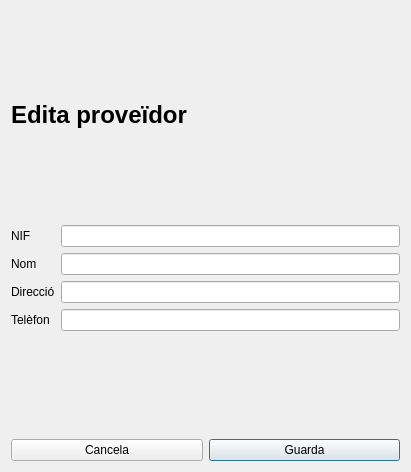
<?xml version="1.0" encoding="UTF-8"?>
<ui version="4.0">
 <class>EditVendor</class>
 <widget class="QWidget" name="EditVendor">
  <property name="geometry">
   <rect>
    <x>0</x>
    <y>0</y>
    <width>411</width>
    <height>472</height>
   </rect>
  </property>
  <property name="windowTitle">
   <string>Edita proveïdor</string>
  </property>
  <layout class="QVBoxLayout" name="verticalLayout_2">
   <item>
    <layout class="QVBoxLayout" name="verticalLayout">
     <item>
      <widget class="QLabel" name="labelTitle">
       <property name="sizePolicy">
        <sizepolicy hsizetype="Preferred" vsizetype="Preferred">
         <horstretch>1</horstretch>
         <verstretch>0</verstretch>
        </sizepolicy>
       </property>
       <property name="maximumSize">
        <size>
         <width>16777215</width>
         <height>16777215</height>
        </size>
       </property>
       <property name="font">
        <font>
         <pointsize>18</pointsize>
         <bold>true</bold>
        </font>
       </property>
       <property name="whatsThis">
        <string>&lt;html&gt;&lt;head/&gt;&lt;body&gt;&lt;p&gt;&lt;span style=&quot; font-size:18pt; font-weight:700;&quot;&gt;Nou proveïdor&lt;/span&gt;&lt;/p&gt;&lt;/body&gt;&lt;/html&gt;</string>
       </property>
       <property name="text">
        <string>Edita proveïdor</string>
       </property>
      </widget>
     </item>
     <item>
      <layout class="QFormLayout" name="formLayout">
       <item row="0" column="0">
        <widget class="QLabel" name="labelNIF">
         <property name="text">
          <string>NIF</string>
         </property>
        </widget>
       </item>
       <item row="0" column="1">
        <widget class="QLineEdit" name="inputNIF"/>
       </item>
       <item row="1" column="0">
        <widget class="QLabel" name="labelName">
         <property name="text">
          <string>Nom</string>
         </property>
        </widget>
       </item>
       <item row="1" column="1">
        <widget class="QLineEdit" name="inputName"/>
       </item>
       <item row="2" column="0">
        <widget class="QLabel" name="labelAddress">
         <property name="text">
          <string>Direcció</string>
         </property>
        </widget>
       </item>
       <item row="2" column="1">
        <widget class="QLineEdit" name="inputAddress"/>
       </item>
       <item row="3" column="0">
        <widget class="QLabel" name="labelPhone">
         <property name="text">
          <string>Telèfon</string>
         </property>
        </widget>
       </item>
       <item row="3" column="1">
        <widget class="QLineEdit" name="inputPhone"/>
       </item>
      </layout>
     </item>
     <item>
      <layout class="QHBoxLayout" name="horizontalLayout">
       <item>
        <widget class="QPushButton" name="buttonBack">
         <property name="text">
          <string>Cancela</string>
         </property>
        </widget>
       </item>
       <item>
        <widget class="QPushButton" name="buttonOK">
         <property name="text">
          <string>Guarda</string>
         </property>
         <property name="default">
          <bool>true</bool>
         </property>
        </widget>
       </item>
      </layout>
     </item>
    </layout>
   </item>
  </layout>
 </widget>
 <resources/>
 <connections/>
</ui>
